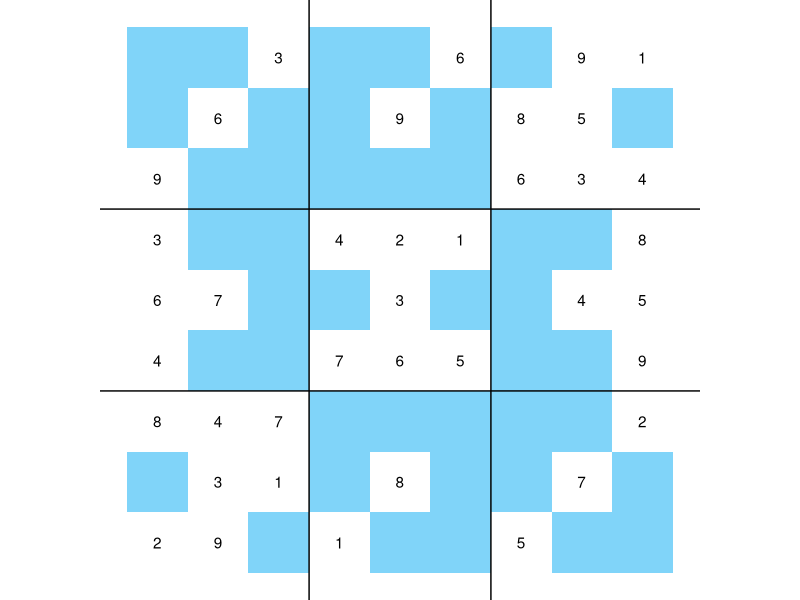

Write the R code that produced this figure.
library(tidyverse)

#### Notations ----

# vec and V_* are grid in vector form
# p is the position of an element in the vector (between 1 and 81)
# c, r and s are the number of the column, 
  # row and square of an element in the grid (between 0 and 9)
# 

### Example matrix ----

V_num <- 1:81

V_realgrid <- c(NA, NA, 9, 3, 6, 4, 8, NA, 2,
                NA, 6, NA, NA, 7, NA, 4, 3, 9,
                3, rep(NA, 5), 7, 1, rep(NA, 4),
                4, NA, 7, NA, NA, 1,
                NA, 9, NA, 2:3, 6, NA, 8, NA,
                6, NA, NA, 1, NA, 5, rep(NA, 4),
                8, 6, rep(NA, 5), 5,
                9, 5, 3, NA, 4, NA, NA, 7, NA,
                1, NA, 4, 8, 5, 9, 2, NA, NA)

V_hardcore <- c(NA, NA, 1, NA, 6, rep(NA, 4),
                5, NA, 2, NA, 9, 4, rep(NA, 4),
                8:9, 3, rep(NA, 3), 6, NA,
                9, NA, 3, 5, NA, 1, rep(NA, 4),
                5, rep(NA, 5), 1, rep(NA, 4),
                4, NA, 6, 3, NA, 5,
                NA, 7, rep(NA, 3), 8:9, 3, rep(NA, 4),
                6, 1, NA, 2, NA, 8,
                rep(NA, 4), 5, NA, 1, NA, NA)

V_hardcoremultiple <- c(NA, NA, NA, NA, NA, rep(NA, 4),
                        5, NA, 2, NA, 9, 4, rep(NA, 4),
                        8:9, 3, rep(NA, 3), 6, NA,
                        9, NA, 3, 5, NA, 1, rep(NA, 4),
                        5, rep(NA, 5), 1, rep(NA, 4),
                        4, NA, 6, 3, NA, 5,
                        NA, 7, rep(NA, 3), 8:9, 3, rep(NA, 4),
                        6, 1, NA, 2, NA, 8,
                        rep(NA, 4), NA, NA, 1, NA, NA)


### Plot matrix from the vector form (vec) ----
## Display the grid in a matrix form

plot_matrix <- function(vec, vec_na = rep(NA, length(vec)), fillcolor = "#03a9f4") {
  
  # Need to create a function with this snip
  
  if (class(vec) == "list") {
    vec <- vec$vector
  }
  
  df <- data.frame(vec = vec, X = 0:80 %/% 9, Y = 9 - 0:80 %% 9,
                   na = is.na(vec_na))
  
  ggplot(df, aes(X, Y)) +
    geom_rect(aes(xmin = X - 0.5, xmax = X + 0.5, ymin = Y - 0.5, ymax = Y + 0.5,
                  fill = na), alpha = 0.5) +
    scale_fill_manual(values = c("white", fillcolor)) +
    guides(fill = FALSE) +
    geom_text(aes(label = vec), na.rm = TRUE) +
    geom_vline(xintercept = c(2.5, 5.5)) +
    geom_hline(yintercept = c(3.5, 6.5)) +
    coord_fixed() +
    theme_void() 
}


plot_matrix(V_realgrid, V_realgrid)

### Create indexes for columns, rows and squares ----
## Lists of vector elements belonging to each rows, columns and squares

L_cols <- vector("list", 9)
L_rows <- vector("list", 9)
L_squares <- vector("list", 9)

for(i in 1:9){
  L_cols[[i]] <- which(0:80 %/% 9 == i-1)
  L_rows[[i]] <- which(0:80 %% 9 == i-1)
}

for(i in 1:3){
  for(j in 1:3){
    L_squares[[3*(j-1)+i]] <- 
      which((0:80 %% 9) %in% ((3*(i-1)):(3*i-1)) & 
              (0:80 %/% 9) %in% ((3*(j-1)):(3*j-1)))
  }
}

rm(i, j)

L_all <- c(L_cols, L_rows, L_squares)


### Get grid position (c, r, s) from vector position (p) ----
## Returns a list made up of row, column and square numbers

grid_position <- function(p){
  c <- (p-1) %/% 9 + 1
  r <- (p-1) %% 9 + 1
  s <- 3 * ((c-1) %/% 3) + (r-1) %/% 3 + 1
  list(c, r, s)
}


### Give the authorized numbers for a position (p) ----
## Returns integer(0) if the completion is not possible

authorized_numbers <- function(vec, p){
  crs_position <- grid_position(p)
  indexes <- 
    c(L_cols[[crs_position[[1]]]], L_rows[[crs_position[[2]]]], L_squares[[crs_position[[3]]]])
  unauthorized_numbers <- vec[indexes]
  base::setdiff(1:9, unauthorized_numbers)
}


### Check if a vector (vec) is complete (ie full without repetition) ----
## Return TRUS/FALSE

is_complete <- function(vec){
  bool <- sapply(L_all, function(x) setequal(1:9, vec[x]))
  all(bool)
}


